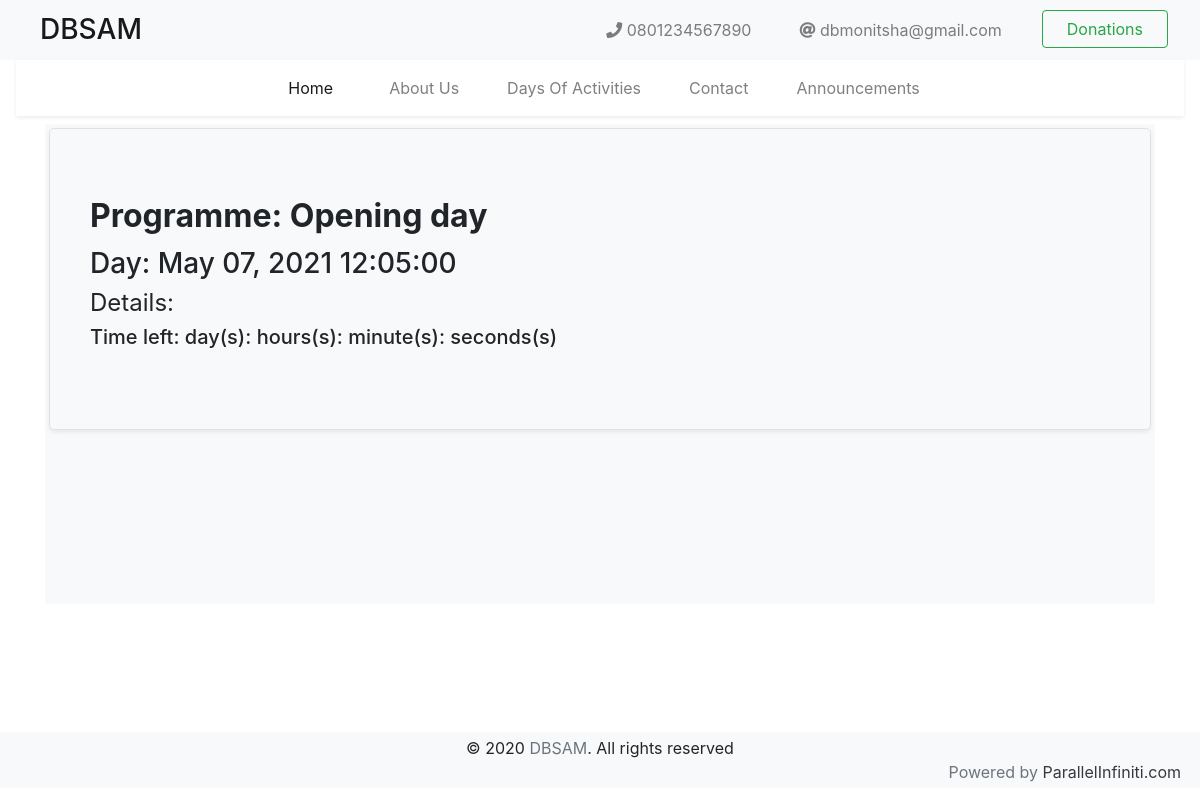
The page /events/4/ on the database as committed earlier.
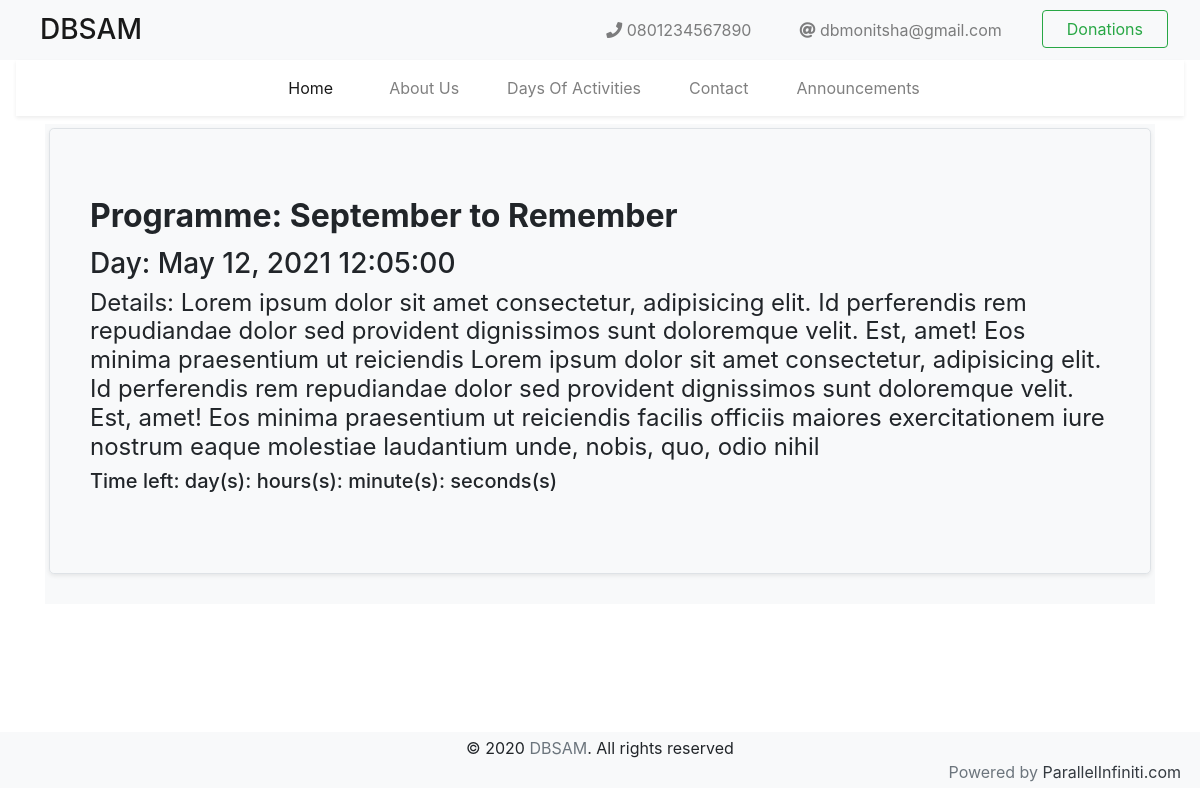
The same page on the database as committed later.
### events/models.py (models this page shows, shortened)
class Event(models.Model):
    id = models.AutoField(primary_key=True)
    Event = models.CharField(blank=True, null=True, max_length=100)
    Date = models.DateTimeField()
    Details = models.TextField(
        max_length=500, blank=True, null=True)

### events/views.py (the view)
# urls.py: path('<pk>/', EventDetailView.as_view(), name='event-detail'),
class EventDetailView(DetailView):
    model = Event
    template_name = 'events/countdown.html'

### events/templates/events/countdown.html (shortened to what this page needs)
{% extends 'base.html' %}
{% block content %}
<div class="container">
  <div class="jumbotron bg-light rounded-0 p-1 cover-for-detail">
    <div class="jumbotron bg-transparent border shadow-sm">
    <h2 class="font-weight-bold mb-2 py-1 rounded-sm px-2">Programme: {{event.Event}}</h2>
    <h3 class="px-2">Day: <Span id="event-box">{{ event.Date|date:"M d, Y H:m:s"}}</Span></h3>
    <h4 class="px-2 font-weight-normal">Details: {{event.Details}}</h4>
    <h5 class="px-2">Time left:  day(s):  hours(s):  minute(s):  seconds(s)</h5>
  </div>
</div>
</div>
{% endblock content %}

Rows that differ between the two databases and show on the page:
changed Event: Event "Opening day" → "September to Remember"; Date "May 07, 2021 12:05:00" → "May 12, 2021 12:05:00"; Details (not shown) → "Lorem ipsum dolor sit amet consectetur, adipisicing elit. Id perferendis rem repudiandae dolor sed provident dignissimos sunt doloremque velit. Est, amet! Eos minima praesentium ut reiciendis Lorem ipsum dolor sit amet consectetur, adipisicing elit. Id perferendis rem repudiandae dolor sed provident dignissimos sunt doloremque velit. Est, amet! Eos minima praesentium ut reiciendis facilis officiis maiores exercitationem iure nostrum eaque molestiae laudantium unde, nobis, quo, odio nihil"
